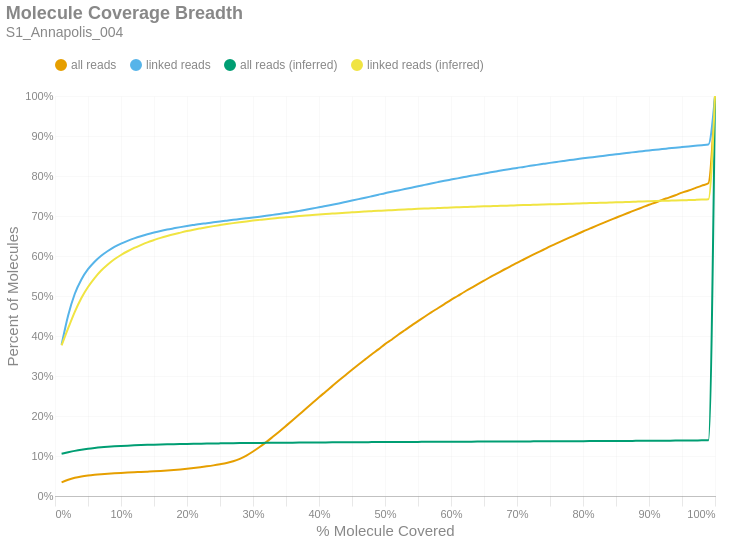

Source (notebook cell):
### Markdown cell above
### Molecule Read Coverage
This chart shows molecule coverage breadth as computed by the number of bases aligned to that molecule. In other words, "*how much of each unique long molecule is actually sequenced/aligned?*" Keep in mind there is a distinction between sequences and alignments, since some sequences belonging to a particular molecule may not align well and wouldn't appear in the alignment data. This chart also shows molecule coverage breadth as computed by the *inferred fragment* from which the aligned sequences originate. Unlike read coverage, this calculation takes into account the total insert size, including unsequenced gaps between the forward and reverse reads. Like the previous figures, these are cumulative percents.

### Code cell
if SKIPLR:
    print_html(f"Skipped")
else:
    binned_df = consolidated_hist(valids['coverage_bp'], mask, 0.01, True)
    binned_df_inf = consolidated_hist(valids['coverage_inserts'], mask, 0.01, True)
    binned_df = binned_df.with_columns(pl.lit(binned_df_inf['all reads (cumsum)']).alias('all reads (inferred)'))
    binned_df = binned_df.with_columns(pl.lit(binned_df_inf['linked reads (cumsum)']).alias('linked reads (inferred)'))
    binned_df = binned_df.with_columns(
        (pl.col('bin').cast(pl.Float64) + 0.01).alias('right_edge')
    )

    with SafeRender(binned_df):
        (
            density_plot(binned_df, 'Molecule Coverage Breadth', samplename, 'molcov', ['all reads (inferred)','linked reads (inferred)'])
            .encode(
                #x=alt.X('bin:Q', title="% Molecule Covered").axis(format = '%').scale(padding=0),
                x=alt.X('right_edge:Q', title="% Molecule Covered").axis(format='%').scale(padding=0),
                y=alt.Y('value:Q', title='Percent of Molecules')
                    .axis(format='%')
                    .stack(False)
                    .scale(domainMin=0, padding=0),
                color=alt.Color("key:N").scale(domain = ["all reads", "linked reads", "all reads (inferred)", "linked reads (inferred)"]),
                tooltip = [
                    alt.Tooltip("key:N", title = "Data Type"),
                    alt.Tooltip("range_label:N", title="% Molecule Covered"),
                    alt.Tooltip("value:Q", format = ".2%", title="% Molecules")
                ]
            )
        ).display()

### Figure 1 — Vega-Lite specification as saved in the notebook (floating-point values rounded to 4 significant figures)
{"width": "container", "height": 400, "config": {"title": {"anchor": "start", "dy": -15, "fontSize": 18, "color": "#888888", "subtitleColor": "#888888", "subtitleFontSize": 14}, "arc": {"fill": "#0072B2"}, "axis": {"domainColor": "#888888", "domainWidth": 0.5, "gridWidth": 0.2, "grid": false, "titleFontWeight": 400, "titleFontSize": 15, "labelFontSize": 11, "labelColor": "#888888", "tickColor": "#888888", "tickWidth": 0.2, "titleColor": "#888888"}, "axisBand": {"grid": false}, "axisX": {"grid": true, "tickSize": 10, "domainCap": "round"}, "axisY": {"domain": false, "grid": true, "tickSize": 0, "domainCap": "round"}, "background": "transparent", "header": {"labelFontSize": 15, "labelColor": "#888888", "titleFontSize": 15, "titleFontWeight": 600, "titleColor": "#888888"}, "legend": {"labelFont": "sans-serif", "labelFontSize": 12, "labelColor": "#888888", "symbolSize": 100, "symbolType": "circle", "titleFontSize": 12, "titlePadding": 10, "titleColor": "#888888", "title": null, "orient": "top"}, "range": {"category": ["#E69F00", "#56B4E9", "#009E73", "#F0E442", "#0072B2", "#D55E00", "#CC79A7", "#000000"], "diverging": ["#cfe8f3", "#a2d4ec", "#73bfe2", "#46abdb", "#1696d2", "#12719e"]}, "area": {"fill": "#0072B2", "fillOpacity": 0.7, "line": true, "strokeOpacity": 0.7}, "line": {"color": "#0072B2", "stroke": "#0072B2", "strokeWidth": 2}, "trail": {"color": "#0072B2", "stroke": "#0072B2", "strokeWidth": 0, "size": 1}, "point": {"filled": true, "fillOpacity": 1.0, "size": 95}, "text": {"color": "#888888", "fontSize": 11, "align": "right", "fontWeight": 400, "size": 11}, "bar": {"fill": "#0072B2", "stroke": null}, "view": {"stroke": null, "continuousWidth": 660, "continuousHeight": 400}}, "data": {"name": "data-22c6b0d3a90baa01b635d0beacc416f2"}, "mark": {"type": "line", "interpolate": "monotone", "point": {"opacity": 0, "size": 275}}, "encoding": {"color": {"field": "key", "scale": {"domain": ["all reads", "linked reads", "all reads (inferred)", "linked reads (inferred)"]}, "type": "nominal"}, "tooltip": [{"field": "key", "title": "Data Type", "type": "nominal"}, {"field": "range_label", "title": "% Molecule Covered", "type": "nominal"}, {"field": "value", "format": ".2%", "title": "% Molecules", "type": "quantitative"}], "x": {"axis": {"format": "%"}, "field": "right_edge", "scale": {"padding": 0}, "title": "% Molecule Covered", "type": "quantitative"}, "y": {"axis": {"format": "%"}, "field": "value", "scale": {"domainMin": 0, "padding": 0}, "stack": false, "title": "Percent of Molecules", "type": "quantitative"}}, "params": [{"name": "param_c36ac31b6afebe62", "select": {"type": "point", "fields": ["key"]}, "bind": "legend"}], "title": {"text": "Molecule Coverage Breadth", "subtitle": "S1_Annapolis_004"}, "transform": [{"fold": ["all reads (cumsum)", "linked reads (cumsum)", "all reads (inferred)", "linked reads (inferred)"]}, {"calculate": "replace(datum.key, ' (cumsum)', '')", "as": "key"}, {"filter": {"param": "param_c36ac31b6afebe62"}}], "usermeta": {"embedOptions": {"downloadFileName": "S1_Annapolis_004.molcov"}}, "$schema": "https://vega.github.io/schema/vega-lite/v6.1.0.json", "datasets": {"data-22c6b0d3a90baa01b635d0beacc416f2": [{"bin": "0.0", "interval": "0.0-0.01", "all reads": 0.03406, "linked reads": 0.378, "all reads (cumsum)": 0.03406, "linked reads (cumsum)": 0.378, "range_label": "0.0-0.01", "all reads (inferred)": 0.1055, "linked reads (inferred)": 0.3765, "right_edge": 0.01}, {"bin": "0.01", "interval": "0.01-0.02", "all reads": 0.006537, "linked reads": 0.07375, "all reads (cumsum)": 0.04059, "linked reads (cumsum)": 0.4517, "range_label": "0.01-0.02", "all reads (inferred)": 0.1093, "linked reads (inferred)": 0.4196, "right_edge": 0.02}, {"bin": "0.02", "interval": "0.02-0.03", "all reads": 0.004798, "linked reads": 0.05394, "all reads (cumsum)": 0.04539, "linked reads (cumsum)": 0.5057, "range_label": "0.02-0.03", "all reads (inferred)": 0.1128, "linked reads (inferred)": 0.4604, "right_edge": 0.03}, {"bin": "0.03", "interval": "0.03-0.04", "all reads": 0.003298, "linked reads": 0.03575, "all reads (cumsum)": 0.04869, "linked reads (cumsum)": 0.5414, "range_label": "0.03-0.04", "all reads (inferred)": 0.1158, "linked reads (inferred)": 0.4949, "right_edge": 0.04}, {"bin": "0.04", "interval": "0.04-0.05", "all reads": 0.00237, "linked reads": 0.02554, "all reads (cumsum)": 0.05106, "linked reads (cumsum)": 0.567, "range_label": "0.04-0.05", "all reads (inferred)": 0.1182, "linked reads (inferred)": 0.5225, "right_edge": 0.05}, {"bin": "0.05", "interval": "0.05-0.06", "all reads": 0.001813, "linked reads": 0.01873, "all reads (cumsum)": 0.05287, "linked reads (cumsum)": 0.5857, "range_label": "0.05-0.06", "all reads (inferred)": 0.1202, "linked reads (inferred)": 0.5448, "right_edge": 0.06}, {"bin": "0.06", "interval": "0.06-0.07", "all reads": 0.001457, "linked reads": 0.01482, "all reads (cumsum)": 0.05433, "linked reads (cumsum)": 0.6005, "range_label": "0.06-0.07", "all reads (inferred)": 0.1218, "linked reads (inferred)": 0.5636, "right_edge": 0.07}, {"bin": "0.07", "interval": "0.07-0.08", "all reads": 0.001231, "linked reads": 0.0119, "all reads (cumsum)": 0.05556, "linked reads (cumsum)": 0.6124, "range_label": "0.07-0.08", "all reads (inferred)": 0.1231, "linked reads (inferred)": 0.5787, "right_edge": 0.08}, {"bin": "0.08", "interval": "0.08-0.09", "all reads": 0.001093, "linked reads": 0.01017, "all reads (cumsum)": 0.05665, "linked reads (cumsum)": 0.6226, "range_label": "0.08-0.09", "all reads (inferred)": 0.1242, "linked reads (inferred)": 0.5918, "right_edge": 0.09}, {"bin": "0.09", "interval": "0.09-0.1", "all reads": 0.0009534, "linked reads": 0.008295, "all reads (cumsum)": 0.05761, "linked reads (cumsum)": 0.6309, "range_label": "0.09-0.1", "all reads (inferred)": 0.1251, "linked reads (inferred)": 0.6025, "right_edge": 0.1}, {"bin": "0.1", "interval": "0.1-0.11", "all reads": 0.0008854, "linked reads": 0.007029, "all reads (cumsum)": 0.05849, "linked reads (cumsum)": 0.6379, "range_label": "0.1-0.11", "all reads (inferred)": 0.1259, "linked reads (inferred)": 0.6119, "right_edge": 0.11}, {"bin": "0.11", "interval": "0.11-0.12", "all reads": 0.0007979, "linked reads": 0.006059, "all reads (cumsum)": 0.05929, "linked reads (cumsum)": 0.644, "range_label": "0.11-0.12", "all reads (inferred)": 0.1266, "linked reads (inferred)": 0.6201, "right_edge": 0.12}, {"bin": "0.12", "interval": "0.12-0.13", "all reads": 0.0007638, "linked reads": 0.005402, "all reads (cumsum)": 0.06005, "linked reads (cumsum)": 0.6494, "range_label": "0.12-0.13", "all reads (inferred)": 0.1273, "linked reads (inferred)": 0.6274, "right_edge": 0.13}, {"bin": "0.13", "interval": "0.13-0.14", "all reads": 0.0007881, "linked reads": 0.004867, "all reads (cumsum)": 0.06084, "linked reads (cumsum)": 0.6542, "range_label": "0.13-0.14", "all reads (inferred)": 0.1278, "linked reads (inferred)": 0.6341, "right_edge": 0.14}, {"bin": "0.14", "interval": "0.14-0.15", "all reads": 0.0007955, "linked reads": 0.004321, "all reads (cumsum)": 0.06164, "linked reads (cumsum)": 0.6586, "range_label": "0.14-0.15", "all reads (inferred)": 0.1283, "linked reads (inferred)": 0.6399, "right_edge": 0.15}, {"bin": "0.15", "interval": "0.15-0.16", "all reads": 0.0009089, "linked reads": 0.003971, "all reads (cumsum)": 0.06255, "linked reads (cumsum)": 0.6625, "range_label": "0.15-0.16", "all reads (inferred)": 0.1288, "linked reads (inferred)": 0.6454, "right_edge": 0.16}, {"bin": "0.16", "interval": "0.16-0.17", "all reads": 0.001056, "linked reads": 0.003509, "all reads (cumsum)": 0.0636, "linked reads (cumsum)": 0.666, "range_label": "0.16-0.17", "all reads (inferred)": 0.1292, "linked reads (inferred)": 0.6502, "right_edge": 0.17}, {"bin": "0.17", "interval": "0.17-0.18", "all reads": 0.001287, "linked reads": 0.003117, "all reads (cumsum)": 0.06489, "linked reads (cumsum)": 0.6692, "range_label": "0.17-0.18", "all reads (inferred)": 0.1296, "linked reads (inferred)": 0.6545, "right_edge": 0.18}, {"bin": "0.18", "interval": "0.18-0.19", "all reads": 0.001495, "linked reads": 0.003047, "all reads (cumsum)": 0.06639, "linked reads (cumsum)": 0.6722, "range_label": "0.18-0.19", "all reads (inferred)": 0.1299, "linked reads (inferred)": 0.6584, "right_edge": 0.19}, {"bin": "0.19", "interval": "0.19-0.2", "all reads": 0.001687, "linked reads": 0.002811, "all reads (cumsum)": 0.06807, "linked reads (cumsum)": 0.675, "range_label": "0.19-0.2", "all reads (inferred)": 0.1303, "linked reads (inferred)": 0.6623, "right_edge": 0.2}, {"bin": "0.2", "interval": "0.2-0.21", "all reads": 0.001828, "linked reads": 0.002536, "all reads (cumsum)": 0.0699, "linked reads (cumsum)": 0.6775, "range_label": "0.2-0.21", "all reads (inferred)": 0.1306, "linked reads (inferred)": 0.6657, "right_edge": 0.21}, {"bin": "0.21", "interval": "0.21-0.22", "all reads": 0.002033, "linked reads": 0.002428, "all reads (cumsum)": 0.07193, "linked reads (cumsum)": 0.68, "range_label": "0.21-0.22", "all reads (inferred)": 0.1308, "linked reads (inferred)": 0.6689, "right_edge": 0.22}, {"bin": "0.22", "interval": "0.22-0.23", "all reads": 0.00222, "linked reads": 0.002004, "all reads (cumsum)": 0.07415, "linked reads (cumsum)": 0.682, "range_label": "0.22-0.23", "all reads (inferred)": 0.1311, "linked reads (inferred)": 0.6719, "right_edge": 0.23}, {"bin": "0.23", "interval": "0.23-0.24", "all reads": 0.002422, "linked reads": 0.002241, "all reads (cumsum)": 0.07657, "linked reads (cumsum)": 0.6842, "range_label": "0.23-0.24", "all reads (inferred)": 0.1313, "linked reads (inferred)": 0.6747, "right_edge": 0.24}, {"bin": "0.24", "interval": "0.24-0.25", "all reads": 0.002777, "linked reads": 0.002162, "all reads (cumsum)": 0.07935, "linked reads (cumsum)": 0.6864, "range_label": "0.24-0.25", "all reads (inferred)": 0.1316, "linked reads (inferred)": 0.6773, "right_edge": 0.25}, {"bin": "0.25", "interval": "0.25-0.26", "all reads": 0.003137, "linked reads": 0.002007, "all reads (cumsum)": 0.08249, "linked reads (cumsum)": 0.6884, "range_label": "0.25-0.26", "all reads (inferred)": 0.1318, "linked reads (inferred)": 0.6798, "right_edge": 0.26}, {"bin": "0.26", "interval": "0.26-0.27", "all reads": 0.004226, "linked reads": 0.001963, "all reads (cumsum)": 0.08671, "linked reads (cumsum)": 0.6904, "range_label": "0.26-0.27", "all reads (inferred)": 0.132, "linked reads (inferred)": 0.6822, "right_edge": 0.27}, {"bin": "0.27", "interval": "0.27-0.28", "all reads": 0.006119, "linked reads": 0.002051, "all reads (cumsum)": 0.09283, "linked reads (cumsum)": 0.6924, "range_label": "0.27-0.28", "all reads (inferred)": 0.1322, "linked reads (inferred)": 0.6844, "right_edge": 0.28}, {"bin": "0.28", "interval": "0.28-0.29", "all reads": 0.008208, "linked reads": 0.001981, "all reads (cumsum)": 0.101, "linked reads (cumsum)": 0.6944, "range_label": "0.28-0.29", "all reads (inferred)": 0.1324, "linked reads (inferred)": 0.6865, "right_edge": 0.29}, {"bin": "0.29", "interval": "0.29-0.3", "all reads": 0.01013, "linked reads": 0.001952, "all reads (cumsum)": 0.1112, "linked reads (cumsum)": 0.6963, "range_label": "0.29-0.3", "all reads (inferred)": 0.1326, "linked reads (inferred)": 0.6885, "right_edge": 0.3}, {"bin": "0.3", "interval": "0.3-0.31", "all reads": 0.01121, "linked reads": 0.002045, "all reads (cumsum)": 0.1224, "linked reads (cumsum)": 0.6984, "range_label": "0.3-0.31", "all reads (inferred)": 0.1327, "linked reads (inferred)": 0.6903, "right_edge": 0.31}, {"bin": "0.31", "interval": "0.31-0.32", "all reads": 0.01229, "linked reads": 0.002153, "all reads (cumsum)": 0.1347, "linked reads (cumsum)": 0.7005, "range_label": "0.31-0.32", "all reads (inferred)": 0.1329, "linked reads (inferred)": 0.6922, "right_edge": 0.32}, {"bin": "0.32", "interval": "0.32-0.33", "all reads": 0.01321, "linked reads": 0.002279, "all reads (cumsum)": 0.1479, "linked reads (cumsum)": 0.7028, "range_label": "0.32-0.33", "all reads (inferred)": 0.133, "linked reads (inferred)": 0.6937, "right_edge": 0.33}, {"bin": "0.33", "interval": "0.33-0.34", "all reads": 0.01348, "linked reads": 0.002247, "all reads (cumsum)": 0.1614, "linked reads (cumsum)": 0.7051, "range_label": "0.33-0.34", "all reads (inferred)": 0.1332, "linked reads (inferred)": 0.6954, "right_edge": 0.34}, {"bin": "0.34", "interval": "0.34-0.35", "all reads": 0.01394, "linked reads": 0.00246, "all reads (cumsum)": 0.1753, "linked reads (cumsum)": 0.7075, "range_label": "0.34-0.35", "all reads (inferred)": 0.1333, "linked reads (inferred)": 0.6969, "right_edge": 0.35}, {"bin": "0.35", "interval": "0.35-0.36", "all reads": 0.01417, "linked reads": 0.002451, "all reads (cumsum)": 0.1895, "linked reads (cumsum)": 0.71, "range_label": "0.35-0.36", "all reads (inferred)": 0.1334, "linked reads (inferred)": 0.6983, "right_edge": 0.36}, {"bin": "0.36", "interval": "0.36-0.37", "all reads": 0.01432, "linked reads": 0.00284, "all reads (cumsum)": 0.2038, "linked reads (cumsum)": 0.7128, "range_label": "0.36-0.37", "all reads (inferred)": 0.1336, "linked reads (inferred)": 0.6998, "right_edge": 0.37}, {"bin": "0.37", "interval": "0.37-0.38", "all reads": 0.01435, "linked reads": 0.002866, "all reads (cumsum)": 0.2181, "linked reads (cumsum)": 0.7157, "range_label": "0.37-0.38", "all reads (inferred)": 0.1337, "linked reads (inferred)": 0.7012, "right_edge": 0.38}, {"bin": "0.38", "interval": "0.38-0.39", "all reads": 0.01426, "linked reads": 0.002945, "all reads (cumsum)": 0.2324, "linked reads (cumsum)": 0.7186, "range_label": "0.38-0.39", "all reads (inferred)": 0.1338, "linked reads (inferred)": 0.7024, "right_edge": 0.39}, {"bin": "0.39", "interval": "0.39-0.4", "all reads": 0.01437, "linked reads": 0.003193, "all reads (cumsum)": 0.2468, "linked reads (cumsum)": 0.7218, "range_label": "0.39-0.4", "all reads (inferred)": 0.1339, "linked reads (inferred)": 0.7036, "right_edge": 0.4}, {"bin": "0.4", "interval": "0.4-0.41", "all reads": 0.01392, "linked reads": 0.003001, "all reads (cumsum)": 0.2607, "linked reads (cumsum)": 0.7248, "range_label": "0.4-0.41", "all reads (inferred)": 0.134, "linked reads (inferred)": 0.7048, "right_edge": 0.41}, {"bin": "0.41", "interval": "0.41-0.42", "all reads": 0.01401, "linked reads": 0.003319, "all reads (cumsum)": 0.2747, "linked reads (cumsum)": 0.7281, "range_label": "0.41-0.42", "all reads (inferred)": 0.1341, "linked reads (inferred)": 0.706, "right_edge": 0.42}, {"bin": "0.42", "interval": "0.42-0.43", "all reads": 0.01385, "linked reads": 0.003266, "all reads (cumsum)": 0.2886, "linked reads (cumsum)": 0.7314, "range_label": "0.42-0.43", "all reads (inferred)": 0.1342, "linked reads (inferred)": 0.7071, "right_edge": 0.43}, {"bin": "0.43", "interval": "0.43-0.44", "all reads": 0.01347, "linked reads": 0.003567, "all reads (cumsum)": 0.302, "linked reads (cumsum)": 0.735, "range_label": "0.43-0.44", "all reads (inferred)": 0.1343, "linked reads (inferred)": 0.7082, "right_edge": 0.44}, {"bin": "0.44", "interval": "0.44-0.45", "all reads": 0.01343, "linked reads": 0.003649, "all reads (cumsum)": 0.3155, "linked reads (cumsum)": 0.7386, "range_label": "0.44-0.45", "all reads (inferred)": 0.1344, "linked reads (inferred)": 0.7092, "right_edge": 0.45}, {"bin": "0.45", "interval": "0.45-0.46", "all reads": 0.01319, "linked reads": 0.003573, "all reads (cumsum)": 0.3287, "linked reads (cumsum)": 0.7422, "range_label": "0.45-0.46", "all reads (inferred)": 0.1345, "linked reads (inferred)": 0.7103, "right_edge": 0.46}, {"bin": "0.46", "interval": "0.46-0.47", "all reads": 0.01291, "linked reads": 0.003448, "all reads (cumsum)": 0.3416, "linked reads (cumsum)": 0.7456, "range_label": "0.46-0.47", "all reads (inferred)": 0.1346, "linked reads (inferred)": 0.7112, "right_edge": 0.47}, {"bin": "0.47", "interval": "0.47-0.48", "all reads": 0.01281, "linked reads": 0.003728, "all reads (cumsum)": 0.3544, "linked reads (cumsum)": 0.7494, "range_label": "0.47-0.48", "all reads (inferred)": 0.1347, "linked reads (inferred)": 0.7121, "right_edge": 0.48}, {"bin": "0.48", "interval": "0.48-0.49", "all reads": 0.0121, "linked reads": 0.003789, "all reads (cumsum)": 0.3665, "linked reads (cumsum)": 0.7532, "range_label": "0.48-0.49", "all reads (inferred)": 0.1348, "linked reads (inferred)": 0.7129, "right_edge": 0.49}, {"bin": "0.49", "interval": "0.49-0.5", "all reads": 0.01323, "linked reads": 0.003912, "all reads (cumsum)": 0.3797, "linked reads (cumsum)": 0.7571, "range_label": "0.49-0.5", "all reads (inferred)": 0.1349, "linked reads (inferred)": 0.7139, "right_edge": 0.5}, {"bin": "0.5", "interval": "0.5-0.51", "all reads": 0.01105, "linked reads": 0.003357, "all reads (cumsum)": 0.3908, "linked reads (cumsum)": 0.7604, "range_label": "0.5-0.51", "all reads (inferred)": 0.135, "linked reads (inferred)": 0.7147, "right_edge": 0.51}, {"bin": "0.51", "interval": "0.51-0.52", "all reads": 0.01223, "linked reads": 0.003442, "all reads (cumsum)": 0.403, "linked reads (cumsum)": 0.7639, "range_label": "0.51-0.52", "all reads (inferred)": 0.1351, "linked reads (inferred)": 0.7155, "right_edge": 0.52}, {"bin": "0.52", "interval": "0.52-0.53", "all reads": 0.0115, "linked reads": 0.003392, "all reads (cumsum)": 0.4145, "linked reads (cumsum)": 0.7673, "range_label": "0.52-0.53", "all reads (inferred)": 0.1352, "linked reads (inferred)": 0.7163, "right_edge": 0.53}, {"bin": "0.53", "interval": "0.53-0.54", "all reads": 0.01146, "linked reads": 0.003503, "all reads (cumsum)": 0.4259, "linked reads (cumsum)": 0.7708, "range_label": "0.53-0.54", "all reads (inferred)": 0.1352, "linked reads (inferred)": 0.7171, "right_edge": 0.54}, {"bin": "0.54", "interval": "0.54-0.55", "all reads": 0.01108, "linked reads": 0.003681, "all reads (cumsum)": 0.437, "linked reads (cumsum)": 0.7744, "range_label": "0.54-0.55", "all reads (inferred)": 0.1353, "linked reads (inferred)": 0.7178, "right_edge": 0.55}, {"bin": "0.55", "interval": "0.55-0.56", "all reads": 0.01116, "linked reads": 0.00341, "all reads (cumsum)": 0.4482, "linked reads (cumsum)": 0.7779, "range_label": "0.55-0.56", "all reads (inferred)": 0.1354, "linked reads (inferred)": 0.7185, "right_edge": 0.56}, {"bin": "0.56", "interval": "0.56-0.57", "all reads": 0.01086, "linked reads": 0.003486, "all reads (cumsum)": 0.459, "linked reads (cumsum)": 0.7813, "range_label": "0.56-0.57", "all reads (inferred)": 0.1355, "linked reads (inferred)": 0.7192, "right_edge": 0.57}, {"bin": "0.57", "interval": "0.57-0.58", "all reads": 0.01037, "linked reads": 0.003392, "all reads (cumsum)": 0.4694, "linked reads (cumsum)": 0.7847, "range_label": "0.57-0.58", "all reads (inferred)": 0.1355, "linked reads (inferred)": 0.7199, "right_edge": 0.58}, {"bin": "0.58", "interval": "0.58-0.59", "all reads": 0.01043, "linked reads": 0.003284, "all reads (cumsum)": 0.4798, "linked reads (cumsum)": 0.788, "range_label": "0.58-0.59", "all reads (inferred)": 0.1356, "linked reads (inferred)": 0.7205, "right_edge": 0.59}, {"bin": "0.59", "interval": "0.59-0.6", "all reads": 0.01043, "linked reads": 0.003053, "all reads (cumsum)": 0.4903, "linked reads (cumsum)": 0.7911, "range_label": "0.59-0.6", "all reads (inferred)": 0.1357, "linked reads (inferred)": 0.7212, "right_edge": 0.6}, {"bin": "0.6", "interval": "0.6-0.61", "all reads": 0.009711, "linked reads": 0.003021, "all reads (cumsum)": 0.5, "linked reads (cumsum)": 0.7941, "range_label": "0.6-0.61", "all reads (inferred)": 0.1358, "linked reads (inferred)": 0.7218, "right_edge": 0.61}, {"bin": "0.61", "interval": "0.61-0.62", "all reads": 0.01006, "linked reads": 0.003161, "all reads (cumsum)": 0.51, "linked reads (cumsum)": 0.7972, "range_label": "0.61-0.62", "all reads (inferred)": 0.1358, "linked reads (inferred)": 0.7224, "right_edge": 0.62}, {"bin": "0.62", "interval": "0.62-0.63", "all reads": 0.009592, "linked reads": 0.003144, "all reads (cumsum)": 0.5196, "linked reads (cumsum)": 0.8004, "range_label": "0.62-0.63", "all reads (inferred)": 0.1359, "linked reads (inferred)": 0.7229, "right_edge": 0.63}, {"bin": "0.63", "interval": "0.63-0.64", "all reads": 0.009516, "linked reads": 0.002849, "all reads (cumsum)": 0.5291, "linked reads (cumsum)": 0.8032, "range_label": "0.63-0.64", "all reads (inferred)": 0.136, "linked reads (inferred)": 0.7235, "right_edge": 0.64}, {"bin": "0.64", "interval": "0.64-0.65", "all reads": 0.009194, "linked reads": 0.002884, "all reads (cumsum)": 0.5383, "linked reads (cumsum)": 0.8061, "range_label": "0.64-0.65", "all reads (inferred)": 0.136, "linked reads (inferred)": 0.7241, "right_edge": 0.65}, {"bin": "0.65", "interval": "0.65-0.66", "all reads": 0.009443, "linked reads": 0.003009, "all reads (cumsum)": 0.5478, "linked reads (cumsum)": 0.8091, "range_label": "0.65-0.66", "all reads (inferred)": 0.1361, "linked reads (inferred)": 0.7246, "right_edge": 0.66}, {"bin": "0.66", "interval": "0.66-0.67", "all reads": 0.008898, "linked reads": 0.00284, "all reads (cumsum)": 0.5567, "linked reads (cumsum)": 0.812, "range_label": "0.66-0.67", "all reads (inferred)": 0.1362, "linked reads (inferred)": 0.7251, "right_edge": 0.67}, {"bin": "0.67", "interval": "0.67-0.68", "all reads": 0.008938, "linked reads": 0.002799, "all reads (cumsum)": 0.5656, "linked reads (cumsum)": 0.8148, "range_label": "0.67-0.68", "all reads (inferred)": 0.1362, "linked reads (inferred)": 0.7257, "right_edge": 0.68}, {"bin": "0.68", "interval": "0.68-0.69", "all reads": 0.008605, "linked reads": 0.0027, "all reads (cumsum)": 0.5742, "linked reads (cumsum)": 0.8175, "range_label": "0.68-0.69", "all reads (inferred)": 0.1363, "linked reads (inferred)": 0.7262, "right_edge": 0.69}, {"bin": "0.69", "interval": "0.69-0.7", "all reads": 0.008732, "linked reads": 0.002787, "all reads (cumsum)": 0.583, "linked reads (cumsum)": 0.8203, "range_label": "0.69-0.7", "all reads (inferred)": 0.1364, "linked reads (inferred)": 0.7268, "right_edge": 0.7}, {"bin": "0.7", "interval": "0.7-0.71", "all reads": 0.008323, "linked reads": 0.002451, "all reads (cumsum)": 0.5913, "linked reads (cumsum)": 0.8227, "range_label": "0.7-0.71", "all reads (inferred)": 0.1365, "linked reads (inferred)": 0.7273, "right_edge": 0.71}, {"bin": "0.71", "interval": "0.71-0.72", "all reads": 0.00826, "linked reads": 0.002697, "all reads (cumsum)": 0.5995, "linked reads (cumsum)": 0.8254, "range_label": "0.71-0.72", "all reads (inferred)": 0.1365, "linked reads (inferred)": 0.7278, "right_edge": 0.72}, {"bin": "0.72", "interval": "0.72-0.73", "all reads": 0.008228, "linked reads": 0.002431, "all reads (cumsum)": 0.6078, "linked reads (cumsum)": 0.8278, "range_label": "0.72-0.73", "all reads (inferred)": 0.1366, "linked reads (inferred)": 0.7283, "right_edge": 0.73}, {"bin": "0.73", "interval": "0.73-0.74", "all reads": 0.007924, "linked reads": 0.002513, "all reads (cumsum)": 0.6157, "linked reads (cumsum)": 0.8303, "range_label": "0.73-0.74", "all reads (inferred)": 0.1367, "linked reads (inferred)": 0.7288, "right_edge": 0.74}, {"bin": "0.74", "interval": "0.74-0.75", "all reads": 0.008235, "linked reads": 0.00248, "all reads (cumsum)": 0.6239, "linked reads (cumsum)": 0.8328, "range_label": "0.74-0.75", "all reads (inferred)": 0.1367, "linked reads (inferred)": 0.7292, "right_edge": 0.75}, {"bin": "0.75", "interval": "0.75-0.76", "all reads": 0.007449, "linked reads": 0.002346, "all reads (cumsum)": 0.6314, "linked reads (cumsum)": 0.8352, "range_label": "0.75-0.76", "all reads (inferred)": 0.1368, "linked reads (inferred)": 0.7297, "right_edge": 0.76}, {"bin": "0.76", "interval": "0.76-0.77", "all reads": 0.007615, "linked reads": 0.002343, "all reads (cumsum)": 0.639, "linked reads (cumsum)": 0.8375, "range_label": "0.76-0.77", "all reads (inferred)": 0.1369, "linked reads (inferred)": 0.7301, "right_edge": 0.77}, {"bin": "0.77", "interval": "0.77-0.78", "all reads": 0.007466, "linked reads": 0.002285, "all reads (cumsum)": 0.6465, "linked reads (cumsum)": 0.8398, "range_label": "0.77-0.78", "all reads (inferred)": 0.137, "linked reads (inferred)": 0.7307, "right_edge": 0.78}, {"bin": "0.78", "interval": "0.78-0.79", "all reads": 0.007369, "linked reads": 0.002142, "all reads (cumsum)": 0.6538, "linked reads (cumsum)": 0.8419, "range_label": "0.78-0.79", "all reads (inferred)": 0.1371, "linked reads (inferred)": 0.7312, "right_edge": 0.79}, {"bin": "0.79", "interval": "0.79-0.8", "all reads": 0.007514, "linked reads": 0.002276, "all reads (cumsum)": 0.6613, "linked reads (cumsum)": 0.8442, "range_label": "0.79-0.8", "all reads (inferred)": 0.1371, "linked reads (inferred)": 0.7317, "right_edge": 0.8}, {"bin": "0.8", "interval": "0.8-0.81", "all reads": 0.006954, "linked reads": 0.002042, "all reads (cumsum)": 0.6683, "linked reads (cumsum)": 0.8463, "range_label": "0.8-0.81", "all reads (inferred)": 0.1372, "linked reads (inferred)": 0.7322, "right_edge": 0.81}, {"bin": "0.81", "interval": "0.81-0.82", "all reads": 0.00695, "linked reads": 0.001922, "all reads (cumsum)": 0.6752, "linked reads (cumsum)": 0.8482, "range_label": "0.81-0.82", "all reads (inferred)": 0.1373, "linked reads (inferred)": 0.7327, "right_edge": 0.82}, {"bin": "0.82", "interval": "0.82-0.83", "all reads": 0.007039, "linked reads": 0.002089, "all reads (cumsum)": 0.6823, "linked reads (cumsum)": 0.8503, "range_label": "0.82-0.83", "all reads (inferred)": 0.1374, "linked reads (inferred)": 0.7332, "right_edge": 0.83}, {"bin": "0.83", "interval": "0.83-0.84", "all reads": 0.00685, "linked reads": 0.002025, "all reads (cumsum)": 0.6891, "linked reads (cumsum)": 0.8523, "range_label": "0.83-0.84", "all reads (inferred)": 0.1375, "linked reads (inferred)": 0.7337, "right_edge": 0.84}, {"bin": "0.84", "interval": "0.84-0.85", "all reads": 0.006588, "linked reads": 0.001957, "all reads (cumsum)": 0.6957, "linked reads (cumsum)": 0.8543, "range_label": "0.84-0.85", "all reads (inferred)": 0.1376, "linked reads (inferred)": 0.7341, "right_edge": 0.85}, {"bin": "0.85", "interval": "0.85-0.86", "all reads": 0.006597, "linked reads": 0.002124, "all reads (cumsum)": 0.7023, "linked reads (cumsum)": 0.8564, "range_label": "0.85-0.86", "all reads (inferred)": 0.1377, "linked reads (inferred)": 0.7347, "right_edge": 0.86}, {"bin": "0.86", "interval": "0.86-0.87", "all reads": 0.006479, "linked reads": 0.001905, "all reads (cumsum)": 0.7088, "linked reads (cumsum)": 0.8583, "range_label": "0.86-0.87", "all reads (inferred)": 0.1378, "linked reads (inferred)": 0.7352, "right_edge": 0.87}, {"bin": "0.87", "interval": "0.87-0.88", "all reads": 0.006471, "linked reads": 0.001955, "all reads (cumsum)": 0.7153, "linked reads (cumsum)": 0.8602, "range_label": "0.87-0.88", "all reads (inferred)": 0.1379, "linked reads (inferred)": 0.7358, "right_edge": 0.88}, {"bin": "0.88", "interval": "0.88-0.89", "all reads": 0.00635, "linked reads": 0.001756, "all reads (cumsum)": 0.7216, "linked reads (cumsum)": 0.862, "range_label": "0.88-0.89", "all reads (inferred)": 0.138, "linked reads (inferred)": 0.7363, "right_edge": 0.89}, {"bin": "0.89", "interval": "0.89-0.9", "all reads": 0.006402, "linked reads": 0.00194, "all reads (cumsum)": 0.728, "linked reads (cumsum)": 0.8639, "range_label": "0.89-0.9", "all reads (inferred)": 0.1381, "linked reads (inferred)": 0.7368, "right_edge": 0.9}, {"bin": "0.9", "interval": "0.9-0.91", "all reads": 0.005887, "linked reads": 0.001651, "all reads (cumsum)": 0.7339, "linked reads (cumsum)": 0.8656, "range_label": "0.9-0.91", "all reads (inferred)": 0.1382, "linked reads (inferred)": 0.7373, "right_edge": 0.91}, {"bin": "0.91", "interval": "0.91-0.92", "all reads": 0.006546, "linked reads": 0.001838, "all reads (cumsum)": 0.7404, "linked reads (cumsum)": 0.8674, "range_label": "0.91-0.92", "all reads (inferred)": 0.1383, "linked reads (inferred)": 0.7378, "right_edge": 0.92}, {"bin": "0.92", "interval": "0.92-0.93", "all reads": 0.005554, "linked reads": 0.001651, "all reads (cumsum)": 0.746, "linked reads (cumsum)": 0.8691, "range_label": "0.92-0.93", "all reads (inferred)": 0.1384, "linked reads (inferred)": 0.7383, "right_edge": 0.93}, {"bin": "0.93", "interval": "0.93-0.94", "all reads": 0.006001, "linked reads": 0.001727, "all reads (cumsum)": 0.752, "linked reads (cumsum)": 0.8708, "range_label": "0.93-0.94", "all reads (inferred)": 0.1385, "linked reads (inferred)": 0.7387, "right_edge": 0.94}, {"bin": "0.94", "interval": "0.94-0.95", "all reads": 0.006373, "linked reads": 0.001613, "all reads (cumsum)": 0.7584, "linked reads (cumsum)": 0.8724, "range_label": "0.94-0.95", "all reads (inferred)": 0.1386, "linked reads (inferred)": 0.7391, "right_edge": 0.95}, {"bin": "0.95", "interval": "0.95-0.96", "all reads": 0.005252, "linked reads": 0.001578, "all reads (cumsum)": 0.7636, "linked reads (cumsum)": 0.874, "range_label": "0.95-0.96", "all reads (inferred)": 0.1388, "linked reads (inferred)": 0.7397, "right_edge": 0.96}, {"bin": "0.96", "interval": "0.96-0.97", "all reads": 0.006144, "linked reads": 0.001537, "all reads (cumsum)": 0.7698, "linked reads (cumsum)": 0.8755, "range_label": "0.96-0.97", "all reads (inferred)": 0.1389, "linked reads (inferred)": 0.7403, "right_edge": 0.97}, {"bin": "0.97", "interval": "0.97-0.98", "all reads": 0.006218, "linked reads": 0.001508, "all reads (cumsum)": 0.776, "linked reads (cumsum)": 0.877, "range_label": "0.97-0.98", "all reads (inferred)": 0.1391, "linked reads (inferred)": 0.741, "right_edge": 0.98}, {"bin": "0.98", "interval": "0.98-0.99", "all reads": 0.005761, "linked reads": 0.001627, "all reads (cumsum)": 0.7817, "linked reads (cumsum)": 0.8787, "range_label": "0.98-0.99", "all reads (inferred)": 0.1393, "linked reads (inferred)": 0.7419, "right_edge": 0.99}, {"bin": "0.99", "interval": "0.99-1.0", "all reads": 0.2183, "linked reads": 0.1213, "all reads (cumsum)": 1.0, "linked reads (cumsum)": 1.0, "range_label": "0.99-1.0", "all reads (inferred)": 1.0, "linked reads (inferred)": 1.0, "right_edge": 1.0}]}}
